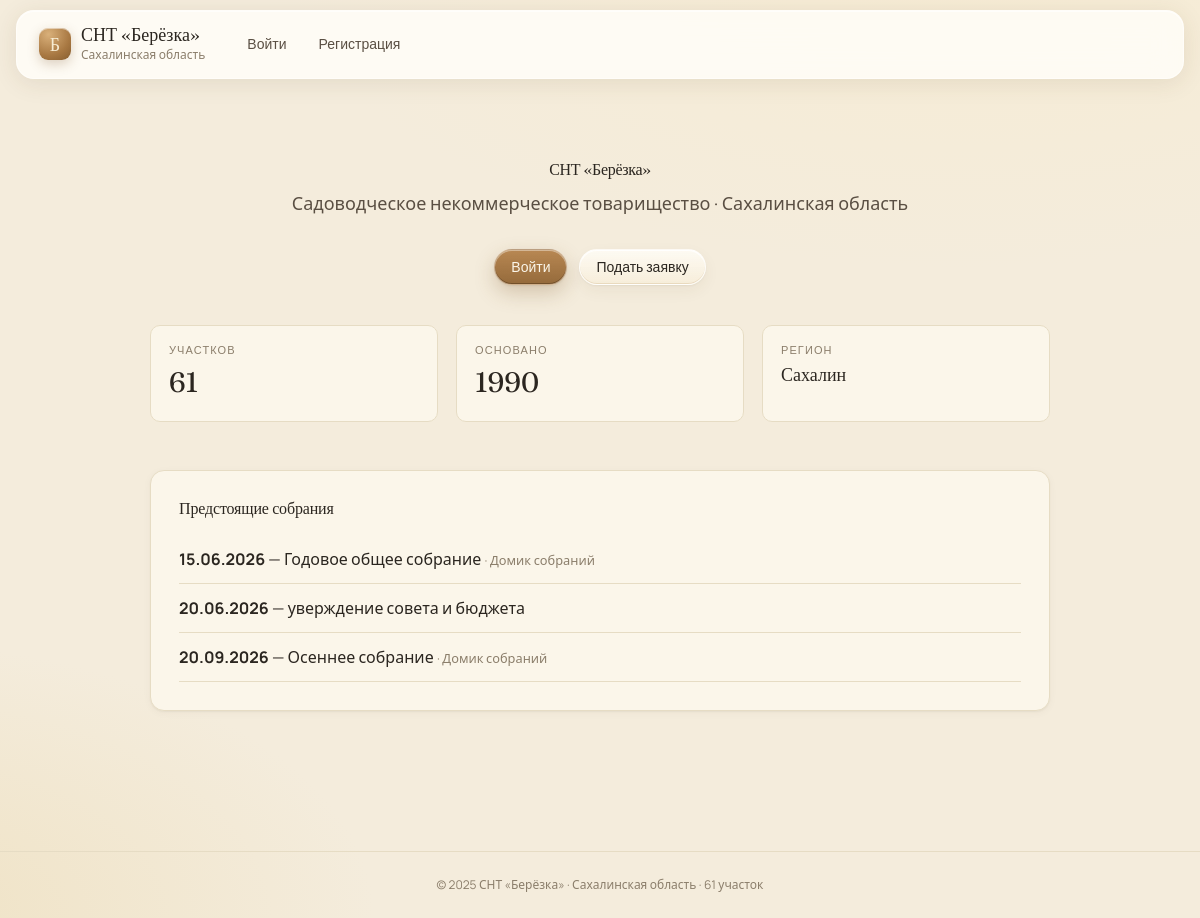
The page / on the database its author committed.
### tables this page shows
CREATE TABLE `meetings` (
  `id` int(11) NOT NULL AUTO_INCREMENT,
  `meeting_date` date NOT NULL,
  `topic` varchar(300) NOT NULL,
  `location` varchar(200) NOT NULL DEFAULT 'Домик собраний',
  `description` text DEFAULT NULL,
  `created_by` int(11) DEFAULT NULL,
  `created_at` datetime NOT NULL DEFAULT current_timestamp(),
  `archived` tinyint(1) NOT NULL DEFAULT 0,
  PRIMARY KEY (`id`)
);

### utils.php (called while the page is built, shortened)
<?php
function renderTemplate(string $page, array $data = []): void
{
    include BASE_PATH . '/templates/layout.html.php';
}
function e(string $str): string
{
    return htmlspecialchars($str, ENT_QUOTES, 'UTF-8');
}

### src/controllers/InfoController.php (called while the page is built, shortened)
<?php
class InfoController {
    public static function index(): void {
        $meetings = Meeting::upcoming();
        renderTemplate('info', ['meetings' => $meetings]);
    }
}

### public/index.php (called while the page is built, shortened)
<?php
require_once BASE_PATH . '/router.php';

### src/models/Meeting.php (called while the page is built, shortened)
<?php
class Meeting {
    public static function upcoming(): array {
        $db = DatabaseConnection::get();
        $result = $db->query("SELECT * FROM meetings WHERE meeting_date >= CURDATE() ORDER BY meeting_date ASC LIMIT 5");
        $rows = [];
        while ($row = $result->fetch_assoc()) $rows[] = $row;
        return $rows;
    }
}

### templates/pages/info.html.php (the view)
<div style="max-width:900px;margin:0 auto">
  <div style="text-align:center;padding:60px 0 40px">
    <h1>СНТ «Берёзка»</h1>
    <p style="font-size:18px;margin-top:12px">Садоводческое некоммерческое товарищество · Сахалинская область</p>
    <div style="margin-top:32px;display:flex;gap:12px;justify-content:center">
      <a href="/login" class="btn primary">Войти</a>
      <a href="/register" class="btn">Подать заявку</a>
    </div>
  </div>
  <div class="grid-3 stagger" style="margin-bottom:48px">
    <div class="kpi"><div class="label">Участков</div><div class="value">61</div></div>
    <div class="kpi"><div class="label">Основано</div><div class="value">1990</div></div>
    <div class="kpi"><div class="label">Регион</div><div class="value" style="font-size:18px">Сахалин</div></div>
  </div>
  <?php if (!empty($meetings)): ?>
  <div class="card panel">
    <h3 style="margin-bottom:16px">Предстоящие собрания</h3>
    <?php foreach ($meetings as $m): ?>
    <div style="padding:12px 0;border-bottom:1px solid var(--line-soft)">
      <strong><?= e(date('d.m.Y', strtotime($m['meeting_date']))) ?></strong>
      — <?= e($m['topic']) ?>
      <?php if (!empty($m['location'])): ?><small> · <?= e($m['location']) ?></small><?php endif; ?>
    </div>
    <?php endforeach; ?>
  </div>
  <?php endif; ?>
</div>

### public/css/style.css (style rules this page uses)
:root { --bg: #f4ecdc; --bg-soft: #f9f3e6; --bg-warm: #ede2c9; --paper: #fbf6ea; --ink: #2b2620; --ink-soft: #5a4f43; --ink-mute: #8b7e6b; --line: #d9cdb2; --line-soft: #e6dcc4; --accent: #a87842; --accent-deep: #7a5429; --good: #6b8a4e; --warn: #b86b3a; --bad: #b04a3a; --shadow-1: 0 1px 2px rgba(82,60,30,.06), 0 2px 8px rgba(82,60,30,.04); --shadow-2: 0 4px 16px rgba(82,60,30,.08), 0 1px 2px rgba(82,60,30,.05); --radius: 14px; --radius-sm: 10px; }
*, *::before, *::after { box-sizing: border-box; }
html, body { margin: 0; padding: 0; background: var(--bg); color: var(--ink); font-family: 'Manrope', system-ui, sans-serif; -webkit-font-smoothing: antialiased; }
body { background: radial-gradient(1200px 600px at 80% -10%, #f7ecd3 0%, transparent 60%), radial-gradient(900px 500px at -10% 100%, #efe2c4 0%, transparent 55%), var(--bg); min-height: 100vh; }
h1, h2, h3, h4 { font-family: 'Fraunces', Georgia, serif; font-weight: 500; letter-spacing: -0.01em; margin: 0; color: var(--ink); }
h1 { font-size: 44px; line-height: 1.05; letter-spacing: -0.02em; }
h3 { font-size: 20px; line-height: 1.2; }
p { margin: 0; color: var(--ink-soft); line-height: 1.55; }
small { color: var(--ink-mute); }
a { color: var(--accent-deep); text-decoration: none; }
.card { background: var(--paper); border: 1px solid var(--line-soft); border-radius: var(--radius); box-shadow: var(--shadow-1); }
.btn { display: inline-flex; align-items: center; gap: 8px; padding: 10px 16px; border-radius: 999px; font: 500 14px/1 'Manrope', sans-serif; color: var(--ink); cursor: pointer; background: linear-gradient(180deg, rgba(255,253,247,.85), rgba(248,238,217,.65)); border: 1px solid rgba(255,255,255,.7); backdrop-filter: blur(10px) saturate(140%); -webkit-backdrop-filter: blur(10px) saturate(140%); box-shadow: inset 0 1px 0 rgba(255,255,255,.85), inset 0 -1px 0 rgba(170,130,70,.18), 0 1px 2px rgba(82,60,30,.06), 0 6px 16px rgba(82,60,30,.06); transition: transform .18s ease, box-shadow .18s ease; user-select: none; text-decoration: none; }
.btn.primary { color: var(--paper); background: linear-gradient(180deg, rgba(180,130,75,.95), rgba(140,95,45,.92)); border: 1px solid rgba(255,255,255,.35); box-shadow: inset 0 1px 0 rgba(255,255,255,.4), inset 0 -1px 0 rgba(60,40,15,.4), 0 1px 2px rgba(82,60,30,.1), 0 8px 20px rgba(120,80,30,.25); }
.panel { padding: 28px; border-radius: var(--radius); }
.grid-3 { display: grid; grid-template-columns: repeat(3, 1fr); gap: 18px; }
.stagger > * { animation: fadeUp .5s cubic-bezier(.2,.7,.2,1) both; }
.stagger > *:nth-child(1) { animation-delay: .02s; }
.stagger > *:nth-child(2) { animation-delay: .06s; }
.stagger > *:nth-child(3) { animation-delay: .10s; }
.kpi { padding: 18px; border-radius: var(--radius-sm); border: 1px solid var(--line-soft); background: var(--paper); }
.kpi .label { font: 500 11px/1 'Manrope', sans-serif; text-transform: uppercase; letter-spacing: .1em; color: var(--ink-mute); }
.kpi .value { font-family: 'Fraunces', serif; font-size: 28px; margin-top: 6px; }
:root { --border: var(--line-soft); --good-soft: #e6efd5; --bad-soft: #f5d5cc; --warn-soft: #f6e3c8; --accent-soft: #f7ecd3; }
h1, h2, h3, h4, p, td, th, .kpi .value { overflow-wrap: break-word; word-break: break-word; }
.kpi .value { font-size: clamp(18px, 3vw, 28px); }

### rows shown on the page
meetings: meeting_date "15.06.2026", topic "Годовое общее собрание", location "Домик собраний"
meetings: meeting_date "20.06.2026", topic "уверждение совета и бюджета"
meetings: meeting_date "20.09.2026", topic "Осеннее собрание", location "Домик собраний"
